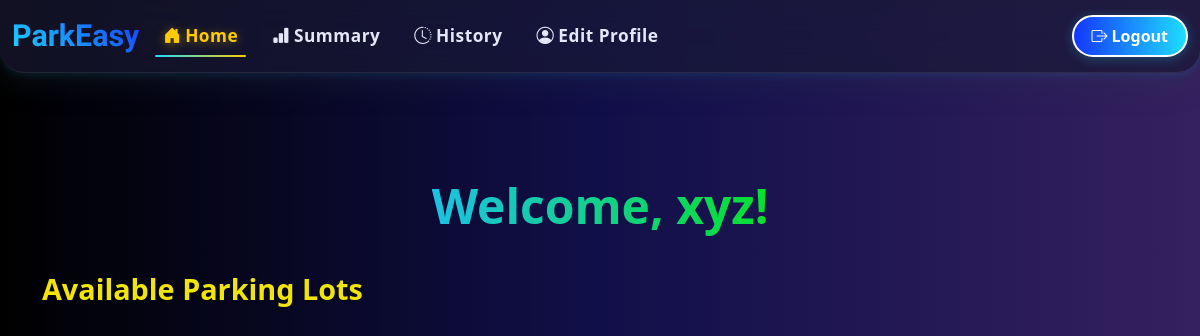
The app's page /user/dashboard (signed in), older data.
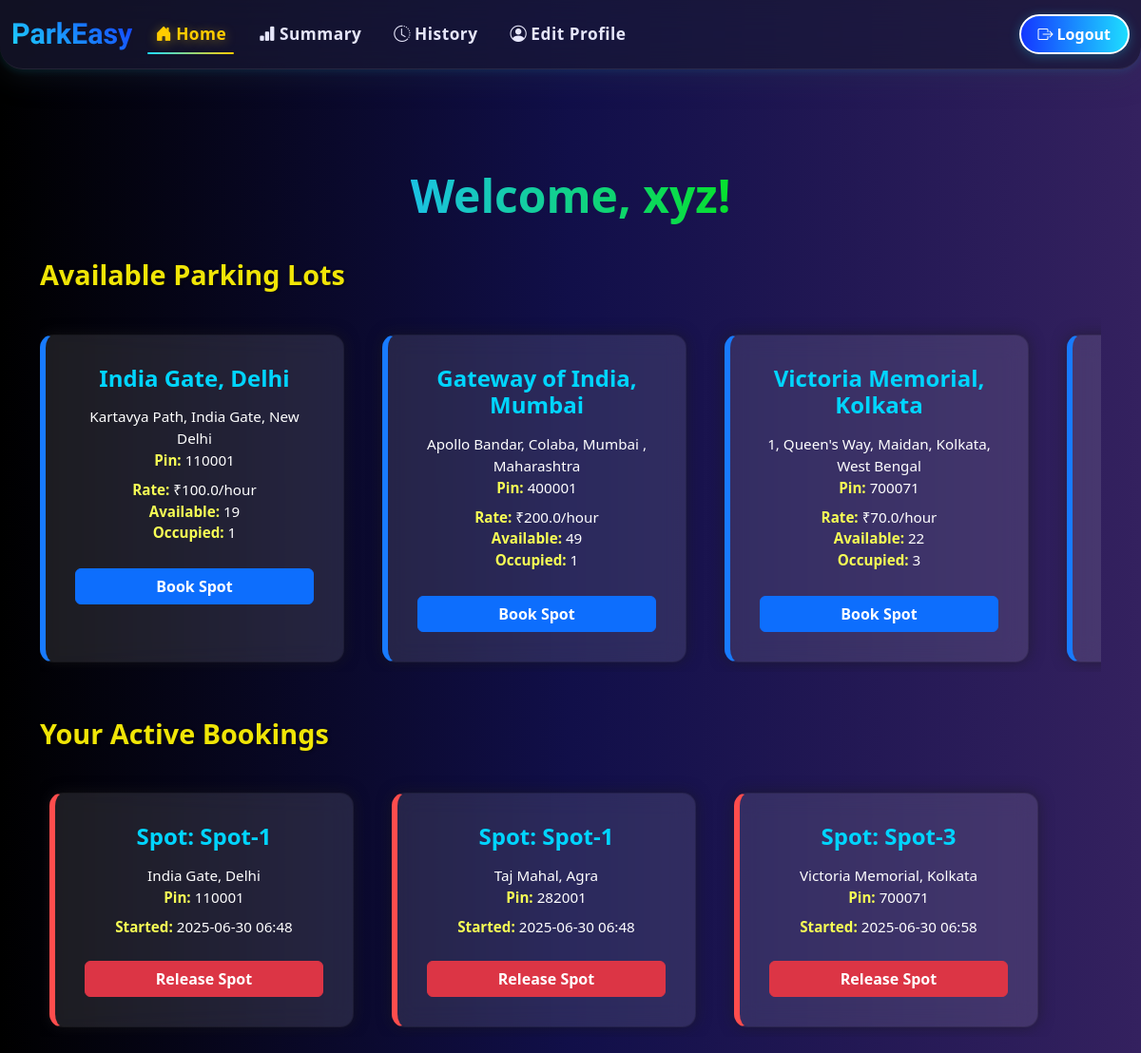
The same page, newer data.
### models.py (models this page shows)
class ParkingLot(db.Model):
    __tablename__ = 'parking_lots'
    id = db.Column(db.Integer, primary_key=True)
    prime_location_name = db.Column(db.String(100), nullable=False)
    price_per_hour = db.Column(db.Float, nullable=False)
    address = db.Column(db.String(200), nullable=False)
    pin_code = db.Column(db.String(6), nullable=False)
    max_spots = db.Column(db.Integer, nullable=False)
    description = db.Column(db.Text, nullable=True)  # Optional
    spots = db.relationship('ParkingSpot', backref='lot', lazy=True, cascade='all, delete-orphan')

class Reservation(db.Model):
    __tablename__ = 'reservations'
    id = db.Column(db.Integer, primary_key=True)
    spot_id = db.Column(db.Integer, db.ForeignKey('parking_spots.id'), nullable=False)
    user_id = db.Column(db.Integer, db.ForeignKey('users.id'), nullable=False)
    parking_timestamp = db.Column(db.DateTime, default=datetime.utcnow)
    leaving_timestamp = db.Column(db.DateTime, nullable=True)
    parking_cost = db.Column(db.Float, nullable=True)
    note = db.Column(db.Text, nullable=True)

class ParkingSpot(db.Model):
    __tablename__ = 'parking_spots'
    id = db.Column(db.Integer, primary_key=True)
    lot_id = db.Column(db.Integer, db.ForeignKey('parking_lots.id'), nullable=False)
    status = db.Column(db.String(1), nullable=False, default='A')  # A=Available, O=Occupied
    spot_label = db.Column(db.String(20), nullable=True)
    reservation = db.relationship('Reservation', backref='spot', uselist=False, cascade='all, delete-orphan')

### app.py (the view)
@app.route('/user/dashboard')
def user_dashboard():
    if session.get('role') != 'user':
        flash("Unauthorized access!", "warning")
        return redirect(url_for('login'))
    user_id = session['user_id']
    lots = ParkingLot.query.all()
    enriched_lots = []
    for lot in lots:
        available = ParkingSpot.query.filter_by(lot_id=lot.id, status='A').count()
        occupied = ParkingSpot.query.filter_by(lot_id=lot.id, status='O').count()
        lot.available_spots = available
        lot.occupied_spots = occupied
        enriched_lots.append(lot)
    active_reservations = Reservation.query.filter_by(user_id=user_id, leaving_timestamp=None).all()
    data = defaultdict(int)
    reservations = Reservation.query.filter_by(user_id=user_id).all()
    for res in reservations:
        if res.spot and res.spot.lot:
            lot_name = res.spot.lot.prime_location_name
            data[lot_name] += 1
    summary_path = None
    if data:
        lots_list = list(data.keys())
        counts = list(data.values())
        plt.figure(figsize=(6, 4))
        plt.bar(lots_list, counts, color='lightblue')
        plt.title("Your Parking Summary")
        plt.xlabel("Parking Lot")
        plt.ylabel("Number of Parkings")
        plt.tight_layout()
        summary_path = f'user_summary_{user_id}.png'
        chart_path = os.path.join('static', summary_path)
        plt.savefig(chart_path)
        plt.close()
    return render_template("user/user_dashboard.html", lots=lots, active_reservations=active_reservations)

### templates/user/user_dashboard.html (shortened to what this page needs)
{% extends 'user/layout.html' %}
{% block content %}
<div class="container dashboard-container">
    <div class="welcome-heading">
        Welcome, {{ session['username'] }}!
    </div>
    <h4 class="section-title">Available Parking Lots</h4>
    <div class="scrolling-wrapper">
        {% for lot in lots %}
        <div class="card lot-card">
            <div class="card-body">
                <h5 class="card-title">{{ lot.prime_location_name }}</h5>
                <p class="card-text text-center mb-2">
                    {{ lot.address }}<br>
                    <strong>Pin:</strong> {{ lot.pin_code }}
                </p>
                <p class="card-text text-center">
                    <strong>Rate:</strong> ₹{{ lot.price_per_hour }}/hour<br>
                    <strong>Available:</strong> {{ lot.available_spots }}<br>
                    <strong>Occupied:</strong> {{ lot.occupied_spots }}
                </p>
                {% if lot.available_spots > 0 %}
                <a href="{{ url_for('book_spot', lot_id=lot.id) }}" class="btn btn-primary">Book Spot</a>
                {% else %}
                <button class="btn btn-secondary" disabled>No Spots Available</button>
                {% endif %}
            </div>
        </div>
        {% endfor %}
    </div>
    {% if active_reservations %}
    <h4 class="section-title mt-5">Your Active Bookings</h4>
    <div class="scrolling-wrapper">
        {% for reservation in active_reservations %}
        <div class="card lot-card" style="border-left: 6px solid #ff4d4d;">
            <div class="card-body">
                <h5 class="card-title">Spot: {{ reservation.spot.spot_label }}</h5>
                <p class="card-text text-center mb-2">
                    {{ reservation.spot.lot.prime_location_name }}<br>
                    <strong>Pin:</strong> {{ reservation.spot.lot.pin_code }}
                </p>
                <p class="card-text text-center">
                    <strong>Started:</strong> {{ reservation.parking_timestamp.strftime('%Y-%m-%d %H:%M') }}
                </p>
                <a href="{{ url_for('release_spot', reservation_id=reservation.id) }}"
                    class="btn btn-danger mt-2">Release Spot</a>
            </div>
        </div>
        {% endfor %}
    </div>
    {% endif %}
</div>
{% endblock %}

### templates/user/layout.html (shortened to what this page needs)
<!DOCTYPE html>
<html lang="en">
<head>
    <link href="https://cdn.jsdelivr.net/npm/bootstrap@5.3.0/dist/css/bootstrap.min.css" rel="stylesheet">
    <link rel="stylesheet" href="https://cdn.jsdelivr.net/npm/bootstrap-icons@1.10.5/font/bootstrap-icons.css">
</head>
<body>
    <nav class="navbar navbar-expand-lg navbar-dark fixed-top navbar-glass" id="mainNavbar">
        <div class="container-fluid">
            <a class="navbar-brand" href="{{ url_for('user_dashboard') }}">ParkEasy</a>
            <div class="collapse navbar-collapse justify-content-between" id="navbarNav">
                <ul class="navbar-nav me-auto">
                    <li class="nav-item">
                        <a class="nav-link {% if request.endpoint == 'user_dashboard' %}active{% endif %}" href="{{ url_for('user_dashboard') }}">
                            <i class="bi bi-house-door-fill me-1"></i>Home
                        </a>
                    </li>
                    <li class="nav-item">
                        <a class="nav-link {% if request.endpoint == 'user_summary' %}active{% endif %}" href="{{ url_for('user_summary') }}">
                            <i class="bi bi-bar-chart-fill me-1"></i>Summary
                        </a>
                    </li>
                    <li class="nav-item">
                        <a class="nav-link {% if request.endpoint == 'parking_history' %}active{% endif %}" href="{{ url_for('parking_history') }}">
                            <i class="bi bi-clock-history me-1"></i>History
                        </a>
                    </li>
                    <li class="nav-item">
                        <a class="nav-link {% if request.endpoint == 'edit_profile' %}active{% endif %}" href="{{ url_for('edit_profile') }}">
                            <i class="bi bi-person-circle me-1"></i>Edit Profile
                        </a>
                    </li>
                </ul>
                <ul class="navbar-nav">
                    <li class="nav-item">
                        <a class="btn btn-logout" href="{{ url_for('logout') }}">
                            <i class="bi bi-box-arrow-right me-1"></i>Logout
                        </a>
                    </li>
                </ul>
            </div>
        </div>
    </nav>
    {% block content %}{% endblock %}
</body>
</html>

### templates/user/layout.html (style rules this page uses)
body { margin: 0; padding-top: 90px; font-family: 'Segoe UI', Tahoma, Geneva, Verdana, sans-serif; background: linear-gradient(to right, #000000, #0c0a4e, #34215f, #94476b); color: #f8f9fa; min-height: 100vh; }
.navbar-glass { background: rgba(25, 25, 50, 0.7); backdrop-filter: blur(18px) saturate(120%); -webkit-backdrop-filter: blur(18px) saturate(120%); box-shadow: 0 8px 32px 0 rgba(44, 62, 80, 0.25), 0 2px 8px 0 rgba(30,221,255,0.12); border-bottom: 1.5px solid rgba(255,255,255,0.08); border-radius: 0 0 24px 24px; }
.navbar-glass .navbar-brand { font-family: 'Orbitron', sans-serif; font-size: 1.9rem; font-weight: 600; background: linear-gradient(45deg, #1eddff, #1437ff); -webkit-background-clip: text; -webkit-text-fill-color: transparent; }
.nav-link { font-weight: 600; color: #e6e6fa !important; margin-right: 18px; font-size: 1.08rem; letter-spacing: 0.5px; position: relative; transition: color 0.3s, text-shadow 0.3s; z-index: 1; }
.nav-link::before { content: ""; position: absolute; left: 0; bottom: 0; width: 100%; height: 2px; background: linear-gradient(90deg, #1eddff 0%, #ffcc00 100%); border-radius: 2px; transform: scaleX(0); transition: transform 0.3s; z-index: -1; }
.nav-link:hover, .nav-link.active { color: #ffcc00 !important; text-shadow: 0 2px 12px #ffcc0066; }
.nav-link:hover::before, .nav-link.active::before { transform: scaleX(1); }
.btn-logout { font-weight: 600; border: 2px solid #fff; color: #fff; padding: 7px 18px; border-radius: 22px; background: linear-gradient(90deg, #1437ff 0%, #1eddff 100%); box-shadow: 0 2px 12px #1eddff44; transition: all 0.3s; }

### templates/user/user_dashboard.html (style rules this page uses)
body { background: linear-gradient(to right, #000000, #110f49, #34215f); color: #f5f5f5; }
.dashboard-container { margin-top: 80px; padding-bottom: 40px; }
.welcome-heading { font-size: 3rem; margin: 0 auto 30px auto; width: fit-content; background: linear-gradient(to right, #1bc2e3, #07e02e); -webkit-background-clip: text; -webkit-text-fill-color: transparent; font-weight: bold; text-align: center; }
.section-title { font-size: 1.8rem; font-weight: 600; margin-bottom: 20px; color: #fff306f0; text-shadow: 1px 1px 3px rgba(0, 0, 0, 0.658); }
.scrolling-wrapper { overflow-x: auto; display: flex; gap: 40px; scroll-snap-type: x mandatory; padding-bottom: 10px; padding-left: 10px; }
.lot-card { flex: 0 0 auto; scroll-snap-align: start; min-width: 320px; max-width: 320px; background: rgba(255, 255, 255, 0.11); border-left: 6px solid #187bff; backdrop-filter: blur(12px); border-radius: 14px; transition: transform 0.3s ease; color: #fff; margin-top: 25px; padding: 15px; box-shadow: 0 0 15px rgba(27, 27, 27, 0.547); }
.lot-card .card-title { font-size: 1.5rem; font-weight: bold; color: #00d5ff; text-align: center; margin-bottom: 15px; }
.lot-card .card-text { font-size: 0.95rem; }
.lot-card .card-text strong { color: #f7ff55; }
.lot-card .btn { width: 100%; font-weight: 600; margin-top: 10px; transition: all 0.3s ease; }

Row changes from the older to the newer data that the page shows:
added ParkingLot: prime_location_name "India Gate, Delhi", address "Kartavya Path, India Gate, New Delhi", pin_code "110001", price_per_hour "100.0", available_spots "19", occupied_spots "1"
added ParkingLot: prime_location_name "Gateway of India, Mumbai", address "Apollo Bandar, Colaba, Mumbai , Maharashtra", pin_code "400001", price_per_hour "200.0", available_spots "49", occupied_spots "1"
added ParkingLot: prime_location_name "Victoria Memorial, Kolkata", address "1, Queen's Way, Maidan, Kolkata, West Bengal", pin_code "700071", price_per_hour "70.0", available_spots "22", occupied_spots "3"
added Reservation: spot.spot_label "Spot-1", spot.lot.prime_location_name "India Gate, Delhi", spot.lot.pin_code "110001", parking_timestamp "2025-06-30 06:48"
added Reservation: spot.spot_label "Spot-1", spot.lot.prime_location_name "Taj Mahal, Agra", spot.lot.pin_code "282001", parking_timestamp "2025-06-30 06:48"
added Reservation: spot.spot_label "Spot-3", spot.lot.prime_location_name "Victoria Memorial, Kolkata", spot.lot.pin_code "700071", parking_timestamp "2025-06-30 06:58"
Text that changed along with them:
text now shown: "Your Active Bookings"
